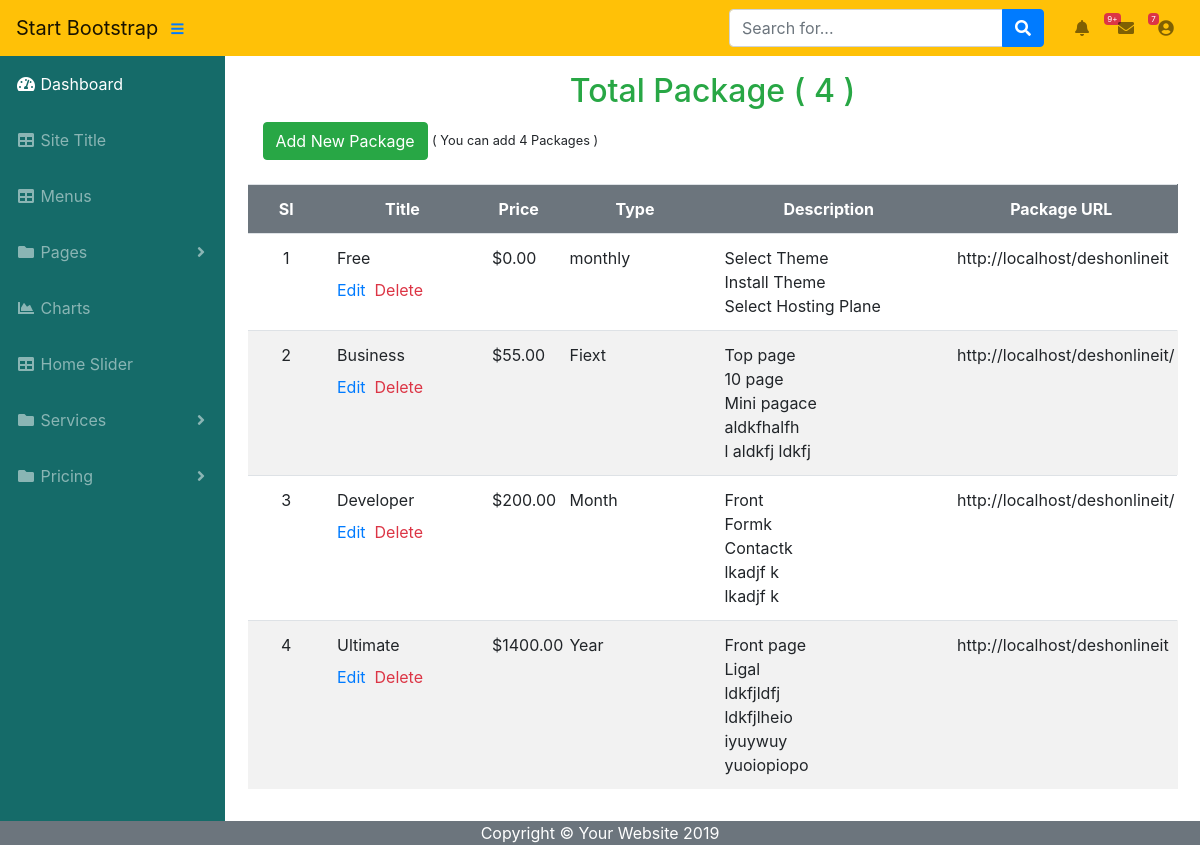
The page /back-end/all-package.php (signed in) on the database its author committed.
### tables this page shows
CREATE TABLE `all_package` (
  `package_id` int(11) NOT NULL,
  `package_name` varchar(20) NOT NULL,
  `package_title` varchar(50) NOT NULL,
  `package_price` float(9,2) NOT NULL,
  `package_type` varchar(20) NOT NULL,
  `package_description` varchar(500) NOT NULL,
  `package_url` varchar(200) NOT NULL
);

### back-end/all-package.php (the view, shortened to what this page needs)
<?php
	include('header.php');
	include('sidebar.php');
$query="select * from all_package";
$result=$conn->query($query);
$All=mysqli_num_rows($result);
?>
<div id="view-slide">
	<h2 class="text-center text-success pt-3 py-1">Total Package ( <?php echo $All; ?> )</h2>
	<div>
		<a class="btn btn-success text-weight-bold" href="add-package.php">Add New Package</a>
		<small>( You can add 4 Packages )</small>
	</div>
<div class="text-center bg-white">
	<div class="py-3">
			<table class="table table-striped">
				<tr class="row bg-secondary text-center align-middle text-white">
					<th class="col-1">Sl</th>
					<th class="col-2">Title</th>
					<th class="col-1">Price</th>
					<th class="col-2">Type</th>
					<th class="col-3">Description</th>
					<th class="col-3">Package URL</th>
				</tr>
				<?php
				$query="select * from all_package";
				$result=$conn->query($query);
				$i='1';
				if(mysqli_num_rows($result)>0){
					while($col=mysqli_fetch_array($result)){
						?>
						<tr class="row">
							<td class="col-1 align-middle"><?php echo $i; ?>
							</td>
							<td class="col-2 text-left align-middle"><?php echo $col['package_title']; ?>
							<div class="pt-2">
								<a class='text-primary' href="edit-package.php?package-id=<?php echo $col['package_id']; ?>" >Edit</a>&nbsp;
								<a class='text-danger' href="delete-package.php?package-id=<?php echo $col['package_id']; ?>" >Delete</a>
							</div>
						</td>
						<td class="col-1 align-middle text-justify">$<?php echo $col['package_price']; ?></td>
						<td class="col-2 align-middle text-justify"><?php echo $col['package_type']; ?></td>
						<td class="col-3 align-middle text-justify"><?php echo $col['package_description']; ?></td>
						<td class="col-3 align-middle text-justify"><?php echo $col['package_url']; ?></td>
					</tr>
				<?php
				$i++;
			}
		}
		?>
	</table>
</div>
</div>
</div>
<?php
	include('footer.php');
 ?>

### back-end/css/all-page.css (style rules this page uses)
#view-slide { width: 75%; margin: 0 auto; }

### rows shown on the page
all_package: package_title "Free", package_price "0.00", package_type "monthly", package_description "Select Theme Install Theme Select Hosting Plane", package_url "http://localhost/deshonlineit"
all_package: package_title "Business", package_price "55.00", package_type "Fiext", package_description "Top page 10 page Mini pagace aldkfhalfh l aldkfj ldkfj", package_url "http://localhost/deshonlineit/"
all_package: package_title "Developer", package_price "200.00", package_type "Month", package_description "Front Formk Contactk lkadjf k lkadjf k", package_url "http://localhost/deshonlineit/"
all_package: package_title "Ultimate", package_price "1400.00", package_type "Year", package_description "Front page Ligal ldkfjldfj ldkfjlheio iyuywuy yuoiopiopo", package_url "http://localhost/deshonlineit"

### other values the page prints
$All "4"
